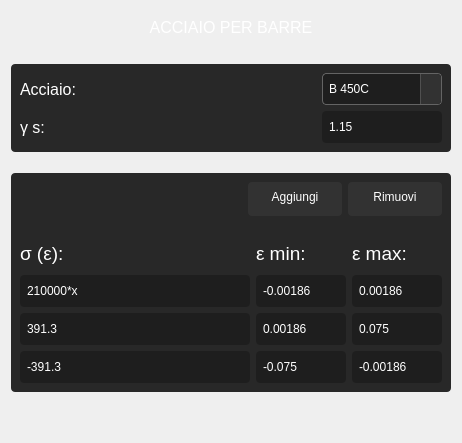
          <widget class="QWidget" name="page_materiali_acciaiobarre">
           <layout class="QVBoxLayout" name="verticalLayout_6">
            <item>
             <widget class="QLabel" name="label_180">
              <property name="minimumSize">
               <size>
                <width>70</width>
                <height>32</height>
               </size>
              </property>
              <property name="font">
               <font>
                <family>Segoe UI</family>
                <pointsize>12</pointsize>
                <weight>57</weight>
                <italic>false</italic>
                <bold>false</bold>
               </font>
              </property>
              <property name="layoutDirection">
               <enum>Qt::LeftToRight</enum>
              </property>
              <property name="styleSheet">
               <string notr="true">font:460 12pt &quot;Segoe UI&quot;;
color: rgb(255,255,255);</string>
              </property>
              <property name="text">
               <string>ACCIAIO PER BARRE</string>
              </property>
              <property name="alignment">
               <set>Qt::AlignCenter</set>
              </property>
             </widget>
            </item>
            <item>
             <spacer name="verticalSpacer_20">
              <property name="orientation">
               <enum>Qt::Vertical</enum>
              </property>
              <property name="sizeType">
               <enum>QSizePolicy::Fixed</enum>
              </property>
              <property name="sizeHint" stdset="0">
               <size>
                <width>20</width>
                <height>15</height>
               </size>
              </property>
             </spacer>
            </item>
            <item>
             <widget class="QFrame" name="frame_8">
              <property name="styleSheet">
               <string notr="true">background-color: rgb(40,40,40);
border-radius:4px</string>
              </property>
              <property name="frameShape">
               <enum>QFrame::StyledPanel</enum>
              </property>
              <property name="frameShadow">
               <enum>QFrame::Raised</enum>
              </property>
              <layout class="QVBoxLayout" name="verticalLayout_18">
               <item>
                <layout class="QGridLayout" name="gridLayout_3">
                 <item row="0" column="0">
                  <widget class="QLabel" name="label_179">
                   <property name="minimumSize">
                    <size>
                     <width>140</width>
                     <height>32</height>
                    </size>
                   </property>
                   <property name="font">
                    <font>
                     <family>Segoe UI</family>
                     <pointsize>12</pointsize>
                     <weight>50</weight>
                     <italic>false</italic>
                     <bold>false</bold>
                    </font>
                   </property>
                   <property name="layoutDirection">
                    <enum>Qt::LeftToRight</enum>
                   </property>
                   <property name="styleSheet">
                    <string notr="true">font:400 12pt &quot;Segoe UI&quot;;
color: rgb(255,255,255);</string>
                   </property>
                   <property name="text">
                    <string>Acciaio:</string>
                   </property>
                   <property name="alignment">
                    <set>Qt::AlignLeading|Qt::AlignLeft|Qt::AlignVCenter</set>
                   </property>
                  </widget>
                 </item>
                 <item row="0" column="2">
                  <widget class="QComboBox" name="acciaiobarre_combobox">
                   <property name="sizePolicy">
                    <sizepolicy hsizetype="Preferred" vsizetype="Preferred">
                     <horstretch>0</horstretch>
                     <verstretch>0</verstretch>
                    </sizepolicy>
                   </property>
                   <property name="minimumSize">
                    <size>
                     <width>120</width>
                     <height>32</height>
                    </size>
                   </property>
                   <property name="maximumSize">
                    <size>
                     <width>120</width>
                     <height>32</height>
                    </size>
                   </property>
                   <property name="mouseTracking">
                    <bool>false</bool>
                   </property>
                   <property name="styleSheet">
                    <string notr="true">QComboBox {
    font: 400 10pt &quot;Segoe UI&quot;;
    color: rgb(255, 255, 255);
    background-color: rgb(30, 30, 30);
    border: 1px solid rgb(100, 100, 100);
    border-radius: 4px;
    padding: 4px 6px;
    padding-right: 20px; /* spazio per la freccia */
}

QComboBox:hover {
    background-color: rgb(40, 40, 40);
    border: 1px solid rgb(120, 120, 120);
}

QComboBox::drop-down {
    subcontrol-origin: padding;
    subcontrol-position: top right;
    width: 20px;
    border-left: 1px solid rgb(80, 80, 80);
    background-color: rgb(50, 50, 50);
    border-top-right-radius: 4px;
    border-bottom-right-radius: 4px;
}

QComboBox::down-arrow {
    image: url(:/icons/arrow-down-white.png); /* Assicurati di avere un'icona bianca */
    width: 12px;
    height: 12px;
}

QComboBox QAbstractItemView {
    background-color: rgb(30, 30, 30);
    color: white;
    border: 1px solid rgb(90, 90, 90);
    selection-background-color: rgb(60, 60, 60);
    selection-color: white;
    outline: 0;
}
</string>
                   </property>
                   <property name="insertPolicy">
                    <enum>QComboBox::InsertAtBottom</enum>
                   </property>
                   <item>
                    <property name="text">
                     <string>B 450C</string>
                    </property>
                   </item>
                   <item>
                    <property name="text">
                     <string>B 500B</string>
                    </property>
                   </item>
                   <item>
                    <property name="text">
                     <string>B 500C</string>
                    </property>
                   </item>
                  </widget>
                 </item>
                 <item row="1" column="0">
                  <widget class="QLabel" name="label_177">
                   <property name="minimumSize">
                    <size>
                     <width>70</width>
                     <height>32</height>
                    </size>
                   </property>
                   <property name="font">
                    <font>
                     <family>Segoe UI</family>
                     <pointsize>12</pointsize>
                     <weight>50</weight>
                     <italic>false</italic>
                     <bold>false</bold>
                    </font>
                   </property>
                   <property name="layoutDirection">
                    <enum>Qt::LeftToRight</enum>
                   </property>
                   <property name="styleSheet">
                    <string notr="true">font:400 12pt &quot;Segoe UI&quot;;
color: rgb(255,255,255);</string>
                   </property>
                   <property name="text">
                    <string>γ s:</string>
                   </property>
                   <property name="alignment">
                    <set>Qt::AlignLeading|Qt::AlignLeft|Qt::AlignVCenter</set>
                   </property>
                  </widget>
                 </item>
                 <item row="1" column="2">
                  <widget class="QLineEdit" name="acciaiobarre_gamma">
                   <property name="sizePolicy">
                    <sizepolicy hsizetype="Preferred" vsizetype="Preferred">
                     <horstretch>0</horstretch>
                     <verstretch>0</verstretch>
                    </sizepolicy>
                   </property>
                   <property name="minimumSize">
                    <size>
                     <width>120</width>
                     <height>32</height>
                    </size>
                   </property>
                   <property name="maximumSize">
                    <size>
                     <width>120</width>
                     <height>32</height>
                    </size>
                   </property>
                   <property name="styleSheet">
                    <string notr="true">background-color: rgb(30,30,30);
font: 10pt &quot;Segoe UI&quot;;
color: rgb(255, 255, 255);
padding-left: 5px;
border-radius:4px</string>
                   </property>
                   <property name="text">
                    <string>1.15</string>
                   </property>
                  </widget>
                 </item>
                 <item row="0" column="1" rowspan="2">
                  <spacer name="horizontalSpacer_7">
                   <property name="orientation">
                    <enum>Qt::Horizontal</enum>
                   </property>
                   <property name="sizeHint" stdset="0">
                    <size>
                     <width>40</width>
                     <height>20</height>
                    </size>
                   </property>
                  </spacer>
                 </item>
                </layout>
               </item>
              </layout>
             </widget>
            </item>
            <item>
             <spacer name="verticalSpacer_18">
              <property name="orientation">
               <enum>Qt::Vertical</enum>
              </property>
              <property name="sizeType">
               <enum>QSizePolicy::Fixed</enum>
              </property>
              <property name="sizeHint" stdset="0">
               <size>
                <width>20</width>
                <height>15</height>
               </size>
              </property>
             </spacer>
            </item>
            <item>
             <widget class="QFrame" name="frame_9">
              <property name="styleSheet">
               <string notr="true">background-color: rgb(40,40,40);
border-radius:4px</string>
              </property>
              <property name="frameShape">
               <enum>QFrame::StyledPanel</enum>
              </property>
              <property name="frameShadow">
               <enum>QFrame::Raised</enum>
              </property>
              <layout class="QVBoxLayout" name="verticalLayout_19">
               <item>
                <layout class="QHBoxLayout" name="horizontalLayout_8">
                 <item>
                  <spacer name="horizontalSpacer_8">
                   <property name="orientation">
                    <enum>Qt::Horizontal</enum>
                   </property>
                   <property name="sizeHint" stdset="0">
                    <size>
                     <width>40</width>
                     <height>20</height>
                    </size>
                   </property>
                  </spacer>
                 </item>
                 <item>
                  <widget class="QPushButton" name="btn_acciaiobarre_aggiungi">
                   <property name="sizePolicy">
                    <sizepolicy hsizetype="Preferred" vsizetype="Fixed">
                     <horstretch>0</horstretch>
                     <verstretch>0</verstretch>
                    </sizepolicy>
                   </property>
                   <property name="minimumSize">
                    <size>
                     <width>94</width>
                     <height>34</height>
                    </size>
                   </property>
                   <property name="maximumSize">
                    <size>
                     <width>94</width>
                     <height>34</height>
                    </size>
                   </property>
                   <property name="styleSheet">
                    <string notr="true">QPushButton{
	background-color: rgb(50,50,50);
    font:400 12pt &quot;Segoe UI&quot;;
    color: rgb(255,255,255);
	padding-bottom: 4px;
	border-radius:4px;
}
QPushButton:hover {
    background-color: rgb(30,30,30);
	border: 1px solid rgb(120,120,120);
}</string>
                   </property>
                   <property name="text">
                    <string>Aggiungi</string>
                   </property>
                  </widget>
                 </item>
                 <item>
                  <widget class="QPushButton" name="btn_acciaiobarre_rimuovi">
                   <property name="sizePolicy">
                    <sizepolicy hsizetype="Preferred" vsizetype="Fixed">
                     <horstretch>0</horstretch>
                     <verstretch>0</verstretch>
                    </sizepolicy>
                   </property>
                   <property name="minimumSize">
                    <size>
                     <width>94</width>
                     <height>34</height>
                    </size>
                   </property>
                   <property name="maximumSize">
                    <size>
                     <width>94</width>
                     <height>34</height>
                    </size>
                   </property>
                   <property name="styleSheet">
                    <string notr="true">QPushButton{
	background-color: rgb(50,50,50);
    font:400 12pt &quot;Segoe UI&quot;;
    color: rgb(255,255,255);
	padding-bottom: 4px;
	border-radius:4px;
}
QPushButton:hover {
    background-color: rgb(30,30,30);
	border: 1px solid rgb(120,120,120);
}</string>
                   </property>
                   <property name="text">
                    <string>Rimuovi</string>
                   </property>
                  </widget>
                 </item>
                </layout>
               </item>
               <item>
                <spacer name="verticalSpacer_19">
                 <property name="orientation">
                  <enum>Qt::Vertical</enum>
                 </property>
                 <property name="sizeType">
                  <enum>QSizePolicy::Fixed</enum>
                 </property>
                 <property name="sizeHint" stdset="0">
                  <size>
                   <width>20</width>
                   <height>15</height>
                  </size>
                 </property>
                </spacer>
               </item>
               <item>
                <layout class="QHBoxLayout" name="horizontalLayout_4">
                 <item>
                  <layout class="QVBoxLayout" name="layout_acciaiobarre_sigma">
                   <item>
                    <widget class="QLabel" name="label_181">
                     <property name="minimumSize">
                      <size>
                       <width>70</width>
                       <height>32</height>
                      </size>
                     </property>
                     <property name="font">
                      <font>
                       <family>Segoe UI</family>
                       <pointsize>14</pointsize>
                       <weight>50</weight>
                       <italic>false</italic>
                       <bold>false</bold>
                      </font>
                     </property>
                     <property name="layoutDirection">
                      <enum>Qt::LeftToRight</enum>
                     </property>
                     <property name="styleSheet">
                      <string notr="true">font:400 14pt &quot;Segoe UI&quot;;
color: rgb(255,255,255);</string>
                     </property>
                     <property name="text">
                      <string>σ (ε):</string>
                     </property>
                     <property name="alignment">
                      <set>Qt::AlignLeading|Qt::AlignLeft|Qt::AlignVCenter</set>
                     </property>
                    </widget>
                   </item>
                   <item>
                    <widget class="QLineEdit" name="acciaiobarre_sigma_1">
                     <property name="sizePolicy">
                      <sizepolicy hsizetype="Preferred" vsizetype="Preferred">
                       <horstretch>0</horstretch>
                       <verstretch>0</verstretch>
                      </sizepolicy>
                     </property>
                     <property name="minimumSize">
                      <size>
                       <width>230</width>
                       <height>32</height>
                      </size>
                     </property>
                     <property name="maximumSize">
                      <size>
                       <width>16777215</width>
                       <height>32</height>
                      </size>
                     </property>
                     <property name="styleSheet">
                      <string notr="true">background-color: rgb(30,30,30);
font: 10pt &quot;Segoe UI&quot;;
color: rgb(255, 255, 255);
padding-left: 5px;
border-radius:4px</string>
                     </property>
                     <property name="text">
                      <string>210000*x</string>
                     </property>
                    </widget>
                   </item>
                   <item>
                    <widget class="QLineEdit" name="acciaiobarre_sigma_2">
                     <property name="sizePolicy">
                      <sizepolicy hsizetype="Preferred" vsizetype="Preferred">
                       <horstretch>0</horstretch>
                       <verstretch>0</verstretch>
                      </sizepolicy>
                     </property>
                     <property name="minimumSize">
                      <size>
                       <width>230</width>
                       <height>32</height>
                      </size>
                     </property>
                     <property name="maximumSize">
                      <size>
                       <width>16777215</width>
                       <height>32</height>
                      </size>
                     </property>
                     <property name="styleSheet">
                      <string notr="true">background-color: rgb(30,30,30);
font: 10pt &quot;Segoe UI&quot;;
color: rgb(255, 255, 255);
padding-left: 5px;
border-radius:4px</string>
                     </property>
                     <property name="text">
                      <string>391.3</string>
                     </property>
                    </widget>
                   </item>
                   <item>
                    <widget class="QLineEdit" name="acciaiobarre_sigma_3">
                     <property name="sizePolicy">
                      <sizepolicy hsizetype="Preferred" vsizetype="Preferred">
                       <horstretch>0</horstretch>
                       <verstretch>0</verstretch>
                      </sizepolicy>
                     </property>
                     <property name="minimumSize">
                      <size>
                       <width>230</width>
                       <height>32</height>
                      </size>
                     </property>
                     <property name="maximumSize">
                      <size>
                       <width>16777215</width>
                       <height>32</height>
                      </size>
                     </property>
                     <property name="styleSheet">
                      <string notr="true">background-color: rgb(30,30,30);
font: 10pt &quot;Segoe UI&quot;;
color: rgb(255, 255, 255);
padding-left: 5px;
border-radius:4px</string>
                     </property>
                     <property name="text">
                      <string>-391.3</string>
                     </property>
                    </widget>
                   </item>
                  </layout>
                 </item>
                 <item>
                  <layout class="QVBoxLayout" name="layout_acciaiobarre_epsilon_min">
                   <item>
                    <widget class="QLabel" name="label_182">
                     <property name="minimumSize">
                      <size>
                       <width>90</width>
                       <height>32</height>
                      </size>
                     </property>
                     <property name="maximumSize">
                      <size>
                       <width>90</width>
                       <height>16777215</height>
                      </size>
                     </property>
                     <property name="font">
                      <font>
                       <family>Segoe UI</family>
                       <pointsize>14</pointsize>
                       <weight>50</weight>
                       <italic>false</italic>
                       <bold>false</bold>
                      </font>
                     </property>
                     <property name="layoutDirection">
                      <enum>Qt::LeftToRight</enum>
                     </property>
                     <property name="styleSheet">
                      <string notr="true">font:400 14pt &quot;Segoe UI&quot;;
color: rgb(255,255,255);</string>
                     </property>
                     <property name="text">
                      <string>ε min:</string>
                     </property>
                     <property name="alignment">
                      <set>Qt::AlignLeading|Qt::AlignLeft|Qt::AlignVCenter</set>
                     </property>
                    </widget>
                   </item>
                   <item>
                    <widget class="QLineEdit" name="acciaiobarre_epsilon_min_1">
                     <property name="enabled">
                      <bool>true</bool>
                     </property>
                     <property name="sizePolicy">
                      <sizepolicy hsizetype="Preferred" vsizetype="Preferred">
                       <horstretch>0</horstretch>
                       <verstretch>0</verstretch>
                      </sizepolicy>
                     </property>
                     <property name="minimumSize">
                      <size>
                       <width>90</width>
                       <height>32</height>
                      </size>
                     </property>
                     <property name="maximumSize">
                      <size>
                       <width>100</width>
                       <height>32</height>
                      </size>
                     </property>
                     <property name="styleSheet">
                      <string notr="true">background-color: rgb(30,30,30);
font: 10pt &quot;Segoe UI&quot;;
color: rgb(255, 255, 255);
padding-left: 5px;
border-radius:4px</string>
                     </property>
                     <property name="text">
                      <string>-0.00186</string>
                     </property>
                    </widget>
                   </item>
                   <item>
                    <widget class="QLineEdit" name="acciaiobarre_epsilon_min_2">
                     <property name="sizePolicy">
                      <sizepolicy hsizetype="Preferred" vsizetype="Preferred">
                       <horstretch>0</horstretch>
                       <verstretch>0</verstretch>
                      </sizepolicy>
                     </property>
                     <property name="minimumSize">
                      <size>
                       <width>90</width>
                       <height>32</height>
                      </size>
                     </property>
                     <property name="maximumSize">
                      <size>
                       <width>90</width>
                       <height>32</height>
                      </size>
                     </property>
                     <property name="styleSheet">
                      <string notr="true">background-color: rgb(30,30,30);
font: 10pt &quot;Segoe UI&quot;;
color: rgb(255, 255, 255);
padding-left: 5px;
border-radius:4px</string>
                     </property>
                     <property name="text">
                      <string>0.00186</string>
                     </property>
                    </widget>
                   </item>
                   <item>
                    <widget class="QLineEdit" name="acciaiobarre_epsilon_min_3">
                     <property name="sizePolicy">
                      <sizepolicy hsizetype="Preferred" vsizetype="Preferred">
                       <horstretch>0</horstretch>
                       <verstretch>0</verstretch>
                      </sizepolicy>
                     </property>
                     <property name="minimumSize">
                      <size>
                       <width>90</width>
                       <height>32</height>
                      </size>
                     </property>
                     <property name="maximumSize">
                      <size>
                       <width>90</width>
                       <height>32</height>
                      </size>
                     </property>
                     <property name="styleSheet">
                      <string notr="true">background-color: rgb(30,30,30);
font: 10pt &quot;Segoe UI&quot;;
color: rgb(255, 255, 255);
padding-left: 5px;
border-radius:4px</string>
                     </property>
                     <property name="text">
                      <string>-0.075</string>
                     </property>
                    </widget>
                   </item>
                  </layout>
                 </item>
                 <item>
                  <layout class="QVBoxLayout" name="layout_acciaiobarre_epsilon_max">
                   <item>
                    <widget class="QLabel" name="label_183">
                     <property name="minimumSize">
                      <size>
                       <width>90</width>
                       <height>32</height>
                      </size>
                     </property>
                     <property name="maximumSize">
                      <size>
                       <width>90</width>
                       <height>16777215</height>
                      </size>
                     </property>
                     <property name="font">
                      <font>
                       <family>Segoe UI</family>
                       <pointsize>14</pointsize>
                       <weight>50</weight>
                       <italic>false</italic>
                       <bold>false</bold>
                      </font>
                     </property>
                     <property name="layoutDirection">
                      <enum>Qt::LeftToRight</enum>
                     </property>
                     <property name="styleSheet">
                      <string notr="true">font:400 14pt &quot;Segoe UI&quot;;
color: rgb(255,255,255);</string>
                     </property>
                     <property name="text">
                      <string>ε max:</string>
                     </property>
                     <property name="alignment">
                      <set>Qt::AlignLeading|Qt::AlignLeft|Qt::AlignVCenter</set>
                     </property>
                    </widget>
                   </item>
                   <item>
                    <widget class="QLineEdit" name="acciaiobarre_epsilon_max_1">
                     <property name="sizePolicy">
                      <sizepolicy hsizetype="Preferred" vsizetype="Preferred">
                       <horstretch>0</horstretch>
                       <verstretch>0</verstretch>
                      </sizepolicy>
                     </property>
                     <property name="minimumSize">
                      <size>
                       <width>90</width>
                       <height>32</height>
                      </size>
                     </property>
                     <property name="maximumSize">
                      <size>
                       <width>90</width>
                       <height>32</height>
                      </size>
                     </property>
                     <property name="styleSheet">
                      <string notr="true">background-color: rgb(30,30,30);
font: 10pt &quot;Segoe UI&quot;;
color: rgb(255, 255, 255);
padding-left: 5px;
border-radius:4px</string>
                     </property>
                     <property name="text">
                      <string>0.00186</string>
                     </property>
                    </widget>
                   </item>
                   <item>
                    <widget class="QLineEdit" name="acciaiobarre_epsilon_max_2">
                     <property name="sizePolicy">
                      <sizepolicy hsizetype="Preferred" vsizetype="Preferred">
                       <horstretch>0</horstretch>
                       <verstretch>0</verstretch>
                      </sizepolicy>
                     </property>
                     <property name="minimumSize">
                      <size>
                       <width>90</width>
                       <height>32</height>
                      </size>
                     </property>
                     <property name="maximumSize">
                      <size>
                       <width>90</width>
                       <height>32</height>
                      </size>
                     </property>
                     <property name="styleSheet">
                      <string notr="true">background-color: rgb(30,30,30);
font: 10pt &quot;Segoe UI&quot;;
color: rgb(255, 255, 255);
padding-left: 5px;
border-radius:4px</string>
                     </property>
                     <property name="text">
                      <string>0.075</string>
                     </property>
                    </widget>
                   </item>
                   <item>
                    <widget class="QLineEdit" name="acciaiobarre_epsilon_max_3">
                     <property name="sizePolicy">
                      <sizepolicy hsizetype="Preferred" vsizetype="Preferred">
                       <horstretch>0</horstretch>
                       <verstretch>0</verstretch>
                      </sizepolicy>
                     </property>
                     <property name="minimumSize">
                      <size>
                       <width>90</width>
                       <height>32</height>
                      </size>
                     </property>
                     <property name="maximumSize">
                      <size>
                       <width>90</width>
                       <height>32</height>
                      </size>
                     </property>
                     <property name="styleSheet">
                      <string notr="true">background-color: rgb(30,30,30);
font: 10pt &quot;Segoe UI&quot;;
color: rgb(255, 255, 255);
padding-left: 5px;
border-radius:4px</string>
                     </property>
                     <property name="text">
                      <string>-0.00186</string>
                     </property>
                    </widget>
                   </item>
                  </layout>
                 </item>
                </layout>
               </item>
              </layout>
             </widget>
            </item>
            <item>
             <spacer name="verticalSpacer_6">
              <property name="orientation">
               <enum>Qt::Vertical</enum>
              </property>
              <property name="sizeHint" stdset="0">
               <size>
                <width>20</width>
                <height>40</height>
               </size>
              </property>
             </spacer>
            </item>
           </layout>
          </widget>
